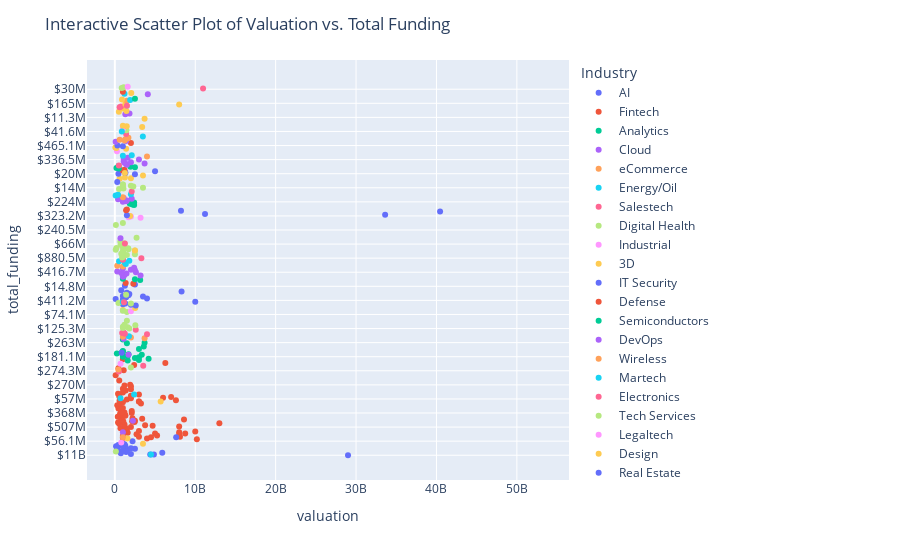

Notebook code for this chart:
### Markdown cell above
<h1 style="color:green;">Valuation vs. Total Funding</h2>

### Code cell
# Interactive Scatter Plot of Valuation vs. Total Funding
fig = px.scatter(df, x='valuation', y='total_funding', color='Industry', hover_name='company_name')
fig.update_layout(title='Interactive Scatter Plot of Valuation vs. Total Funding')
fig.show()
